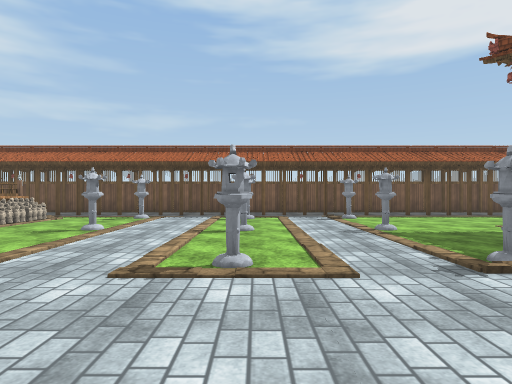
view 1 (above)

24 first-person views from a walk through a scene from a Unity 3-D project. The camera is 1.5 m above the floor, looks level and sees 75° across. The floor is counted in squares, 2 m on a side. Each view is taken from the middle of a square. On the plan, view 1 faces up. The plan holds only what a view shows up to about 11 squares ahead; the rest is blank. The place goes on beyond the plan. Some surface patterns are stand-ins.

view 2
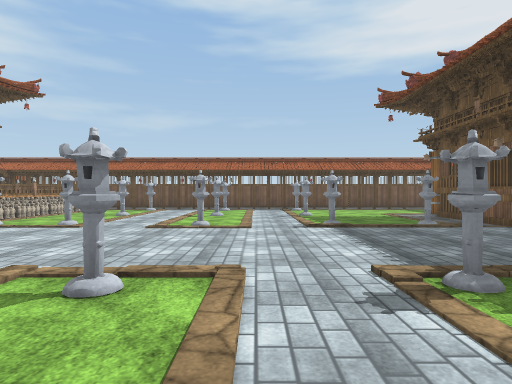

view 3
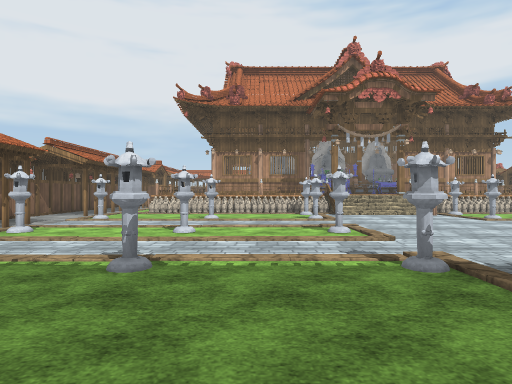

view 4
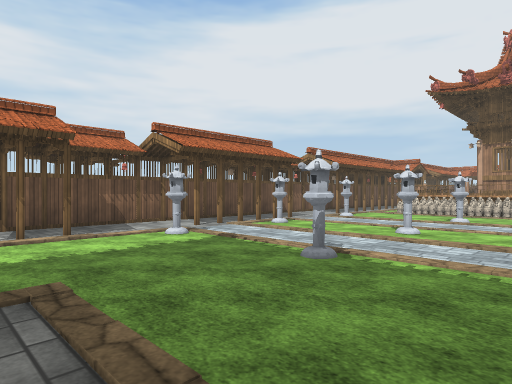

view 5
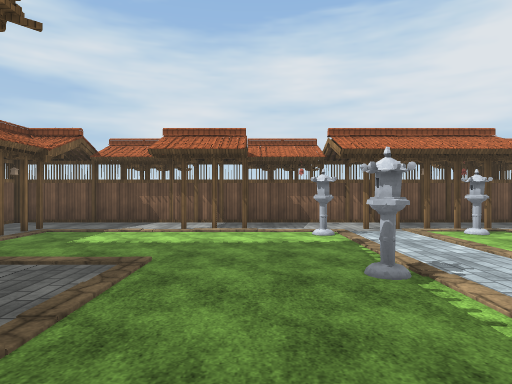

view 6
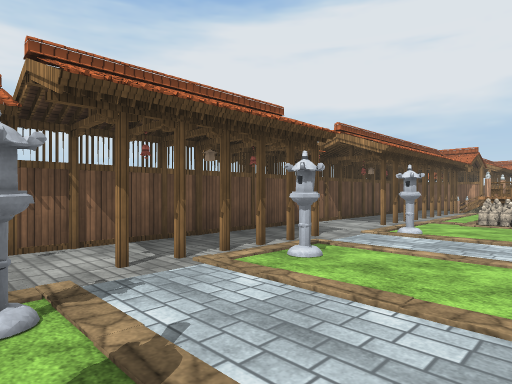

view 7
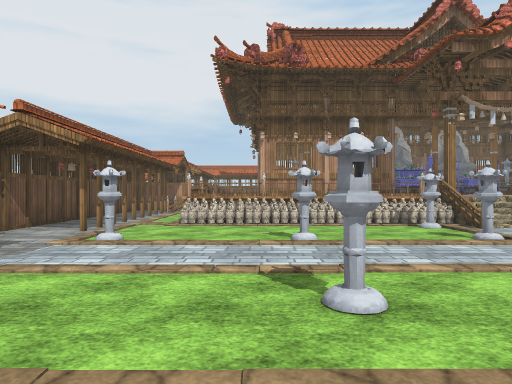

view 8
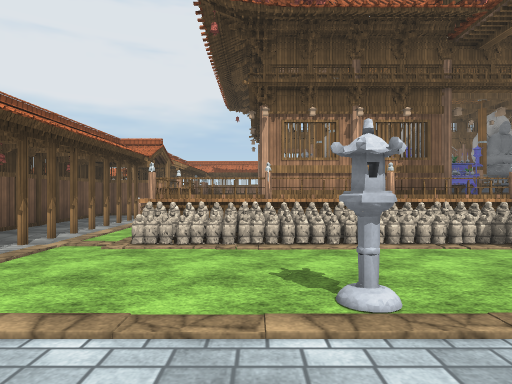

view 9
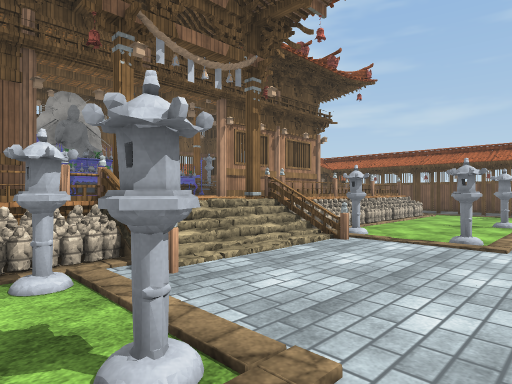

view 10
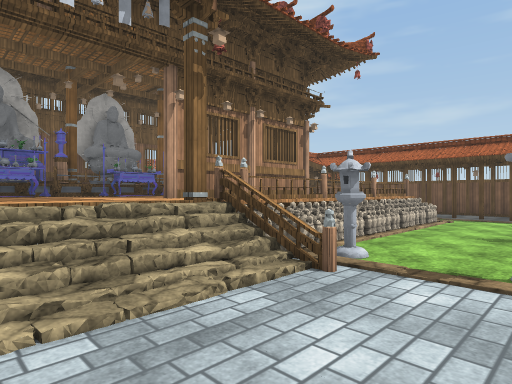

view 11
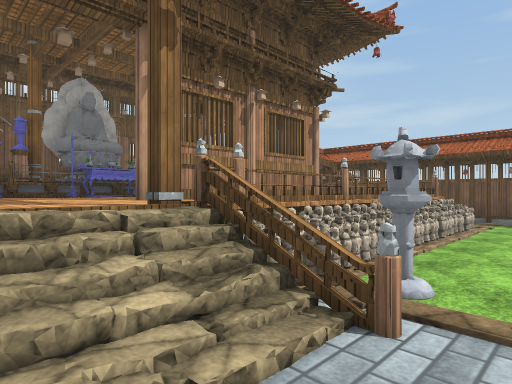

view 12
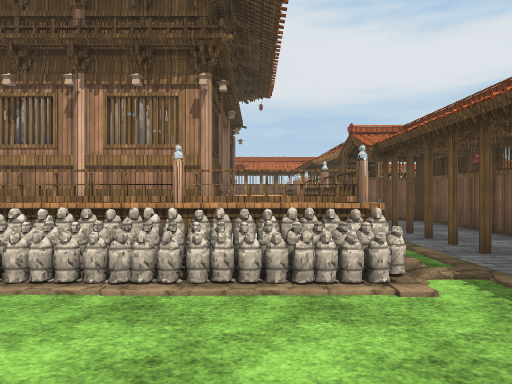

view 13
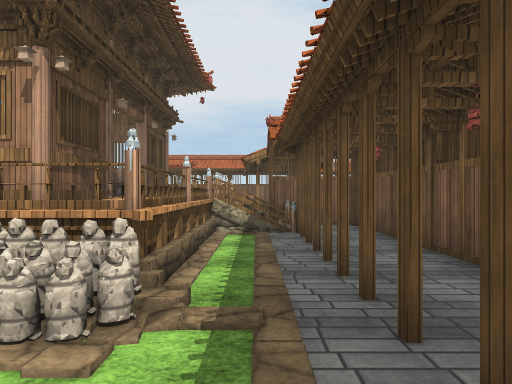

view 14
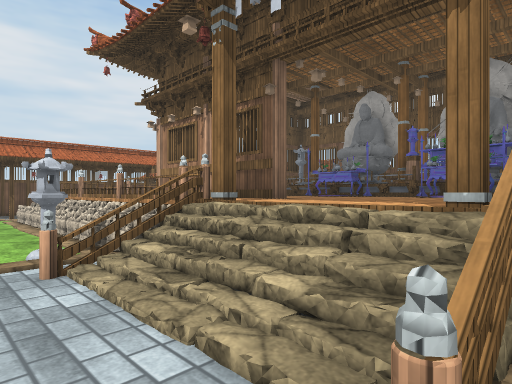

view 15
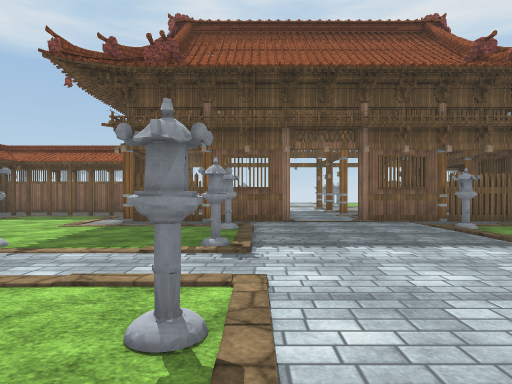

view 16
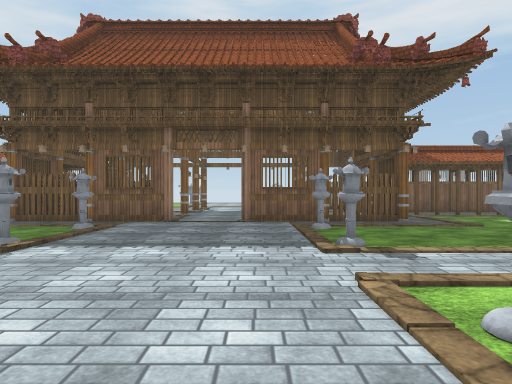

view 17
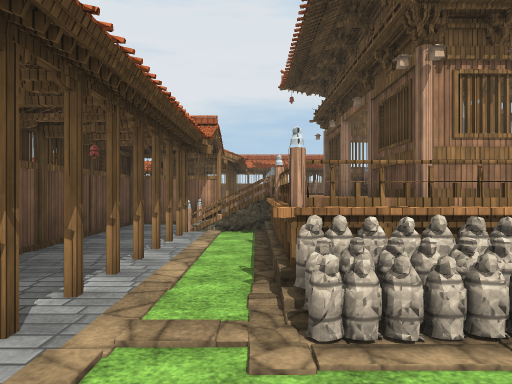

view 18
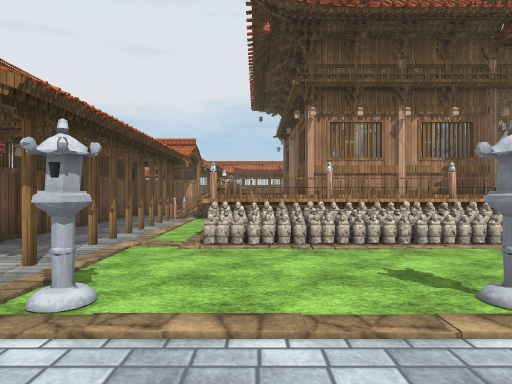

view 19
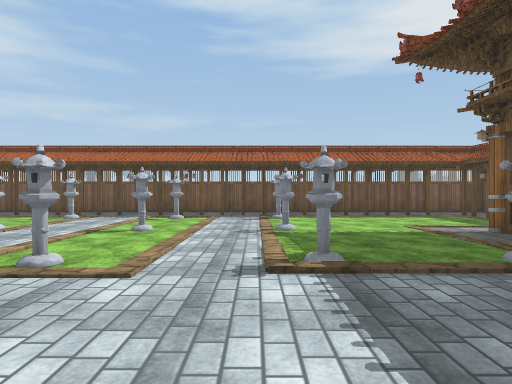

view 20
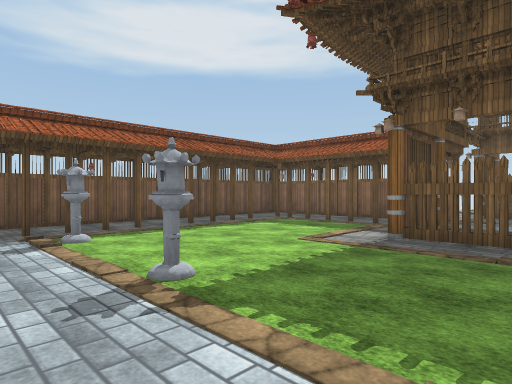

view 21
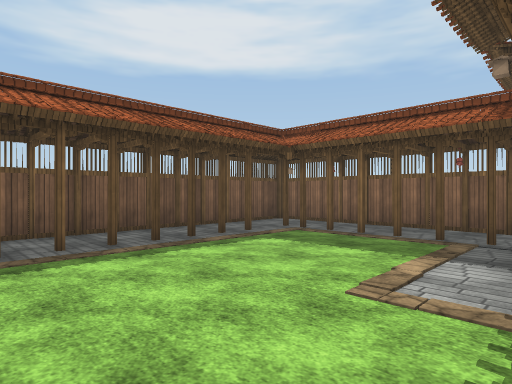

view 22
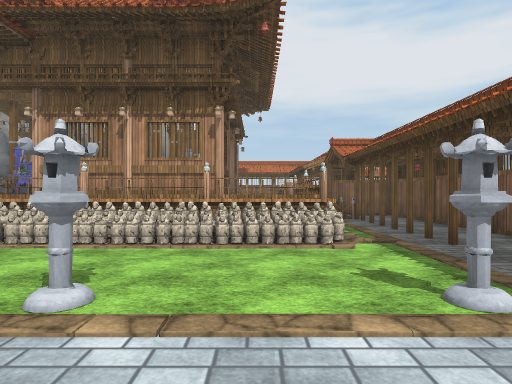

view 23
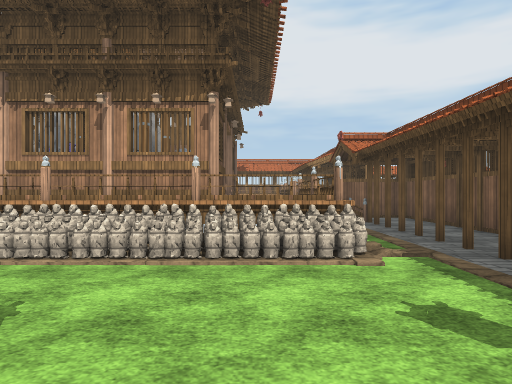

view 24
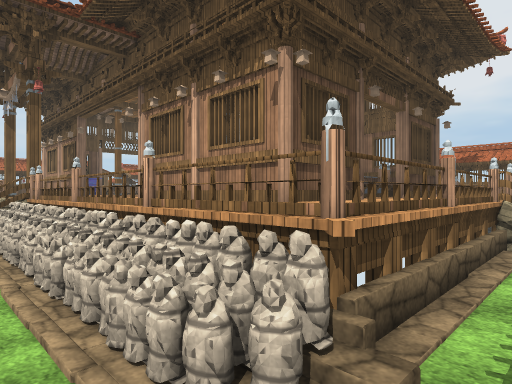

### Floor plan
Key: @ floor where view 1 was taken; # wall or solid block; x gap in a wall; . main floor; : floor 0.25 m higher than the main floor; + floor 1 m higher than the main floor; * floor 1.25 m higher than the main floor; / step, stairs or slope; = window, fence, low wall or low ledge; ^ raised ledge; v drop or lower ground; O other object.
Columns run from 14 left of view 1 to 13 right of it. Each row starts with its distance up from view 1.
 12   ########      #########
 11   O/O####################
 10 # #=O...O..O.....O.....##
  9 ==O O^=^O.....O........##
  8 ##    ##O..............##
  7 #######=O..O..O..O.....##
  6 #^O   ##O............##.O O#
  5 ^ OOO #=O............O... O
  4 #OOO* ##OO.O.....O.O.#OO
  3 ^^OO*###OO....O......#
  2 ^^OO***###.............O
  1  OOO****+:..............
  0 O O **##OOO...@......#O
 -1 ##OO**#=OO.O..O..O.O.#
 -2 #O O  ##O............OOO
 -3   O   #=O............O
 -4 # #   ##O..O..O..O...#
 -5 ###*###=O..............#
 -6    #= ##O..............#
 -7   O=O.xOOO.O..O..O.....#
 -8 v OOOx#x#.#..##.#.#.#..##
 -9 vv#.O........x..........#
-10   #######################

Positions as (right, up) in squares from view 1, and headings:
1: (0, 0), facing up
2: (1, -4), facing up
3: (6, -3), facing left
4: (6, -2), facing down-left
5: (4, -1), facing down
6: (3, -5), facing down-left
7: (2, -5), facing left
8: (-1, -5), facing left
9: (-2, -2), facing up-left
10: (-3, 0), facing up-left
11: (-4, 1), facing up-left
12: (-3, 8), facing left
13: (-4, 10), facing left
14: (-4, 3), facing down-left
15: (-2, 3), facing right
16: (-2, 0), facing right
17: (-4, -7), facing left
18: (-1, -6), facing left
19: (2, 0), facing up
20: (1, 4), facing up-right
21: (3, 6), facing up-right
22: (-1, 8), facing left
23: (-2, 8), facing left
24: (-5, 10), facing down-left
